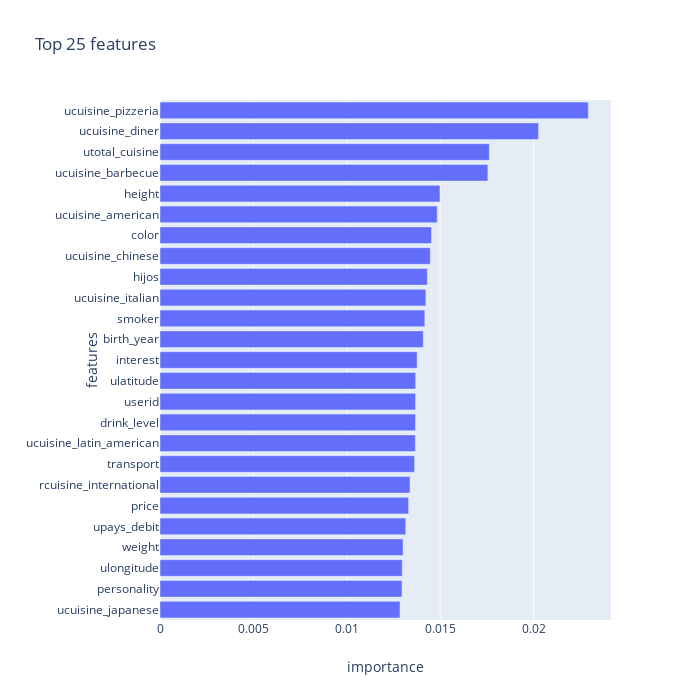

Source (notebook cell):
### Code cell
from joblib import load
import plotly.express as px
import os
import pandas as pd
# os.chdir('assets/')
pipeline1 = load('xgboost_model_y1.joblib.compressed')

def feature_importance_per_rating(what_pipeline):

    importances = pd.Series(what_pipeline.best_estimator_.named_steps['xgbclassifier'].feature_importances_, X.columns)
    n=25
    importances = importances.sort_values()[-n:]
    importances = importances.to_frame().reset_index()
    importances.columns=['features','importance']
    # fig = 
    return px.bar(importances,y='features',x='importance',title=f'Top {n} features',  orientation='h',width=700, height=700)

feature_importance_per_rating(pipeline1)

### Figure 1 — Plotly figure (JSON) as saved in the notebook; plotly's stock layout.template omitted (floating-point values rounded to 4 significant figures)
{"data": [{"alignmentgroup": "True", "hoverlabel": {"namelength": 0}, "hovertemplate": "importance=%{x}<br>features=%{y}", "legendgroup": "", "marker": {"color": "#636efa"}, "name": "", "offsetgroup": "", "orientation": "h", "showlegend": false, "textposition": "auto", "type": "bar", "x": [0.01285, 0.01296, 0.01297, 0.01301, 0.01316, 0.01331, 0.01339, 0.01363, 0.01367, 0.01368, 0.01369, 0.01369, 0.01377, 0.0141, 0.01418, 0.01424, 0.01431, 0.01447, 0.01454, 0.01485, 0.01499, 0.01756, 0.01763, 0.02027, 0.02293], "xaxis": "x", "y": ["ucuisine_japanese", "personality", "ulongitude", "weight", "upays_debit", "price", "rcuisine_international", "transport", "ucuisine_latin_american", "drink_level", "userid", "ulatitude", "interest", "birth_year", "smoker", "ucuisine_italian", "hijos", "ucuisine_chinese", "color", "ucuisine_american", "height", "ucuisine_barbecue", "utotal_cuisine", "ucuisine_diner", "ucuisine_pizzeria"], "yaxis": "y"}], "layout": {"barmode": "relative", "height": 700, "legend": {"tracegroupgap": 0}, "title": {"text": "Top 25 features"}, "width": 700, "xaxis": {"anchor": "y", "domain": [0, 0.98], "title": {"text": "importance"}}, "yaxis": {"anchor": "x", "domain": [0, 1], "title": {"text": "features"}}}}
